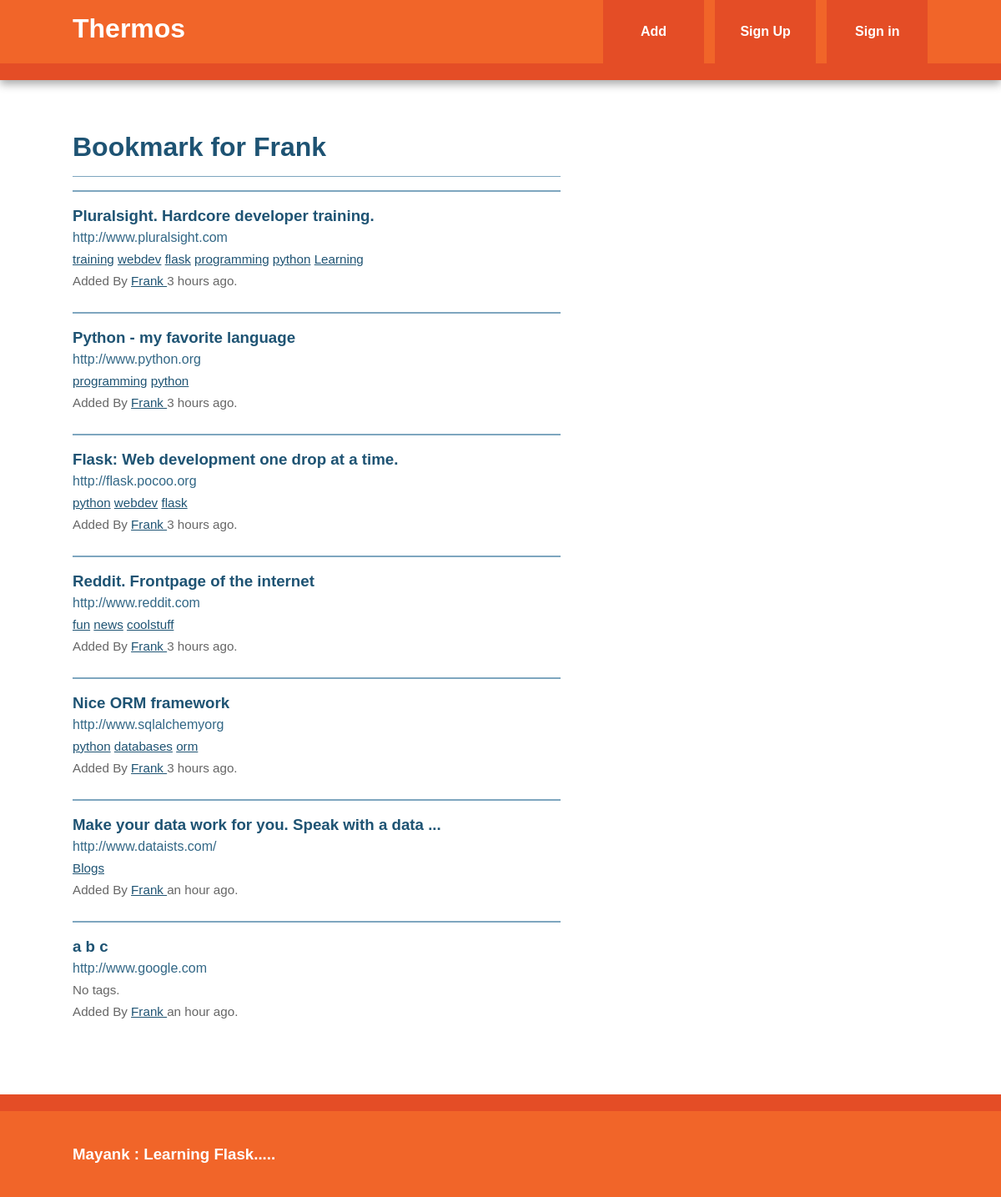
Page /user/Frank on the earlier database version.
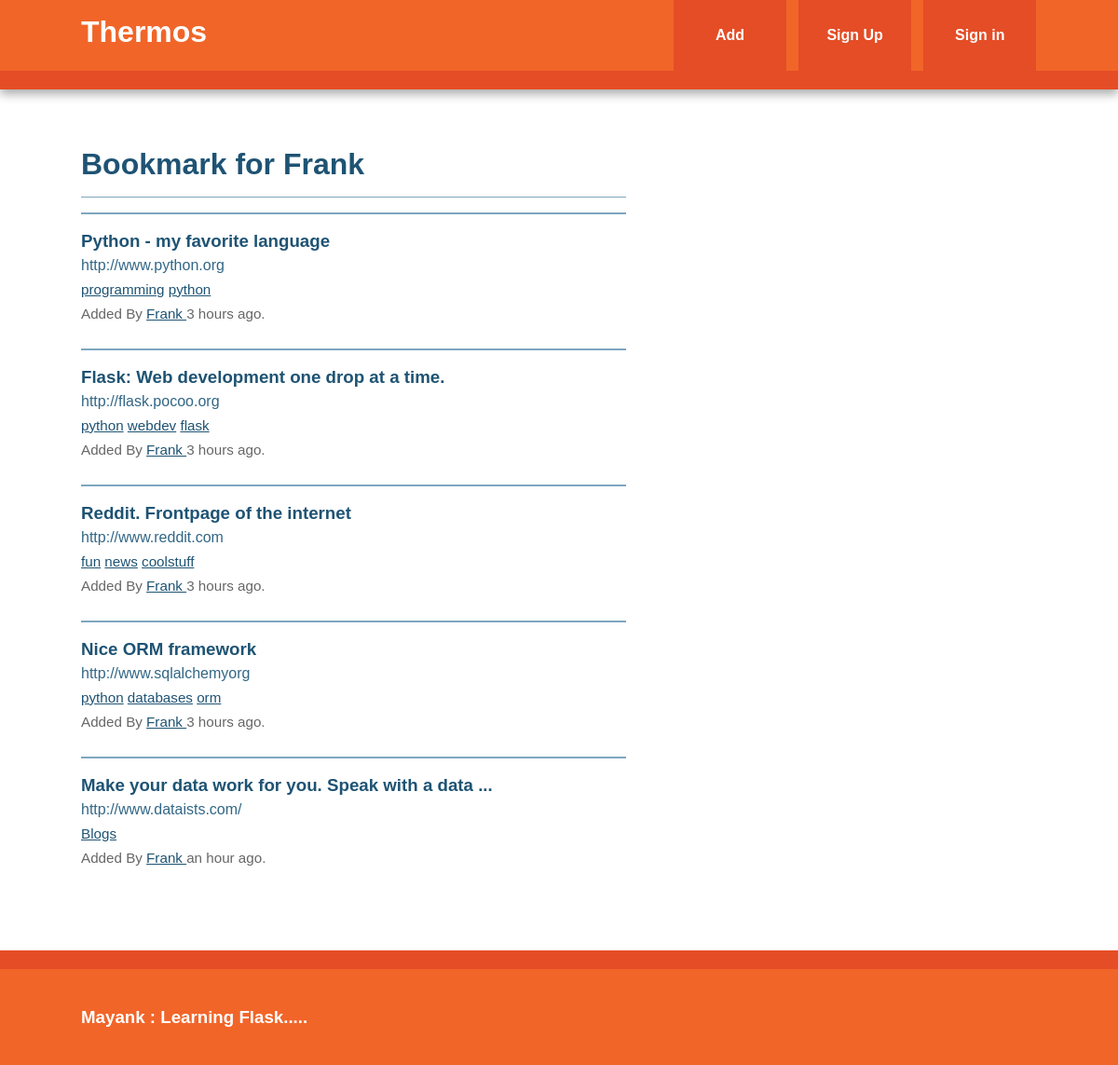
Same page on the later database version.
### models.py (models this page shows, shortened)
class Bookmark(db.Model):
    id = db.Column(db.Integer, primary_key = True)
    url = db.Column(db.Text, nullable = False)
    date = db.Column(db.DateTime, default = datetime.utcnow)
    description = db.Column(db.String(300))
    user_id = db.Column(db.Integer, db.ForeignKey('user.id'), nullable = False)
    _tags = db.relationship('Tag', secondary = tags, backref = db.backref('bookmarks', lazy = 'dynamic'))
    @property
    def tags(self):
        return ','.join([t.name for t in self._tags])
    @tags.setter
    def tags(self, string):
        if string:
            self._tags = [Tag.get_or_create(name) for name in string.split(',')]

class Tag(db.Model):
    id = db.Column(db.Integer, primary_key = True)
    name = db.Column(db.String(25), nullable = False, unique = True, index = True)
    def __repr__(self):
        return self.name

class User(db.Model, UserMixin):
    id = db.Column(db.Integer, primary_key = True)
    username = db.Column(db.String(80), unique = True)
    email = db.Column(db.String(120), unique = True)
    bookmarks = db.relationship('Bookmark', backref = 'user', lazy = 'dynamic')
    password_hash = db.Column(db.String)
    @property
    def password(self):
        raise AttributeError('password write-only field')

### view.py (the view)
@app.route('/user/<username>')
def user(username):
    user = User.query.filter_by(username = username).first_or_404()
    return render_template('user.html', user = user)

### view.py (called while the page is built)
@app.context_processor
def inject_tags():
    return dict(all_tags = Tag.all)

### templates/user.html (shortened to what this page needs)
{% extends "base.html" %}
{% block content %}
    <article>
        <header>
              <h1>Bookmark for {{ user.username }}</h1>
              {% if user.bookmarks.count() > 0 %}
                  {% with bookmarks = user.bookmarks %}
                        {% include 'bookmarks_list.html' %}
                  {% endwith %}
              {% else %}
                  No bookmarks have been added yet.
              {% endif %}
        </header
    </article>
{% endblock %}

### templates/bookmarks_list.html
<ul class="bookmarks" >
    {% for bookmark in bookmarks %}
        <li>
            {% include "bookmarks.html" %}
        </li>
    {% endfor %}
</ul>

### templates/bookmarks.html (shortened to what this page needs)
<div class = 'bookmarks'>
    <a class = 'header' href = '{{ bookmark.url }}'>
        <h3 class = 'description'>
              {{ bookmark.description|truncate(50, killwords = True) }}
        </h3>
        <span class = 'url'>
              {{ bookmark.url|truncate(50, killwords = True) }}
        </span>
    </a>
    <div class = 'info'>
        <span class = 'tags'>
              {% if bookmark.tags %}
                      {% for t in bookmark._tags %}
                            <a href = '{{ url_for("tag", name = t) }}'>{{ t }}</a>
                      {% endfor %}
              {% else %}
                      No tags.
              {% endif %}
        </span>
        <br>
        Added By <a href = '{{ url_for("user", username = bookmark.user.username) }}'>
              {{ bookmark.user.username }}
        </a>
        {{ moment(bookmark.date).fromNow() }}.
    </div>
</div>

Differences in the rows shown:
removed Bookmark: description "Pluralsight. Hardcore developer training.", url "http://www.pluralsight.com", user.username "Frank", date "3 hours ago", Tag (name "webdev"), Tag (name "flask"), Tag (name "programming"), Tag (name "python")
no longer on this page (row unchanged): Tag: name "training", shown under "Pluralsight. Hardcore developer training."
no longer on this page (row unchanged): Tag: name "Learning", shown under "Pluralsight. Hardcore developer training."
removed Bookmark: description "a b c", url "http://www.google.com", shows "No tags.", user.username "Frank", date "an hour ago"
